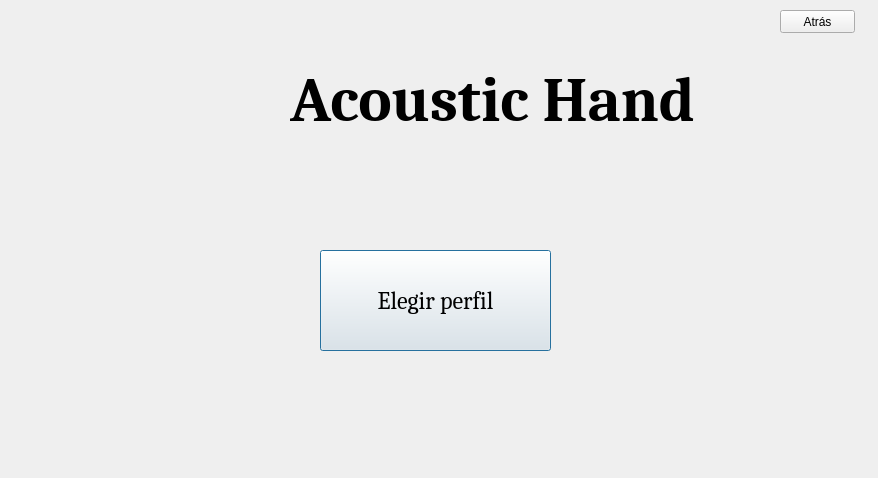
<?xml version="1.0" encoding="UTF-8"?>
<ui version="4.0">
 <class>pantalla1</class>
 <widget class="QDialog" name="pantalla1">
  <property name="geometry">
   <rect>
    <x>0</x>
    <y>0</y>
    <width>878</width>
    <height>478</height>
   </rect>
  </property>
  <property name="windowTitle">
   <string>Dialog</string>
  </property>
  <widget class="QPushButton" name="pushButton">
   <property name="geometry">
    <rect>
     <x>320</x>
     <y>250</y>
     <width>231</width>
     <height>101</height>
    </rect>
   </property>
   <property name="font">
    <font>
     <family>Cambria</family>
     <pointsize>18</pointsize>
    </font>
   </property>
   <property name="text">
    <string>Elegir perfil</string>
   </property>
  </widget>
  <widget class="QPushButton" name="pushButton_2">
   <property name="geometry">
    <rect>
     <x>780</x>
     <y>10</y>
     <width>75</width>
     <height>23</height>
    </rect>
   </property>
   <property name="text">
    <string>Atrás</string>
   </property>
  </widget>
  <widget class="QLabel" name="label_2">
   <property name="geometry">
    <rect>
     <x>290</x>
     <y>50</y>
     <width>421</width>
     <height>100</height>
    </rect>
   </property>
   <property name="maximumSize">
    <size>
     <width>16777215</width>
     <height>16777215</height>
    </size>
   </property>
   <property name="font">
    <font>
     <family>Cambria</family>
     <pointsize>47</pointsize>
     <weight>75</weight>
     <bold>true</bold>
    </font>
   </property>
   <property name="text">
    <string>Acoustic Hand</string>
   </property>
  </widget>
  <widget class="QLabel" name="label_3">
   <property name="geometry">
    <rect>
     <x>160</x>
     <y>30</y>
     <width>141</width>
     <height>121</height>
    </rect>
   </property>
   <property name="text">
    <string/>
   </property>
   <property name="pixmap">
    <pixmap resource="imagenes.qrc">:/imagenes/logo.png</pixmap>
   </property>
   <property name="scaledContents">
    <bool>true</bool>
   </property>
  </widget>
 </widget>
 <resources>
  <include location="imagenes.qrc"/>
 </resources>
 <connections/>
</ui>
